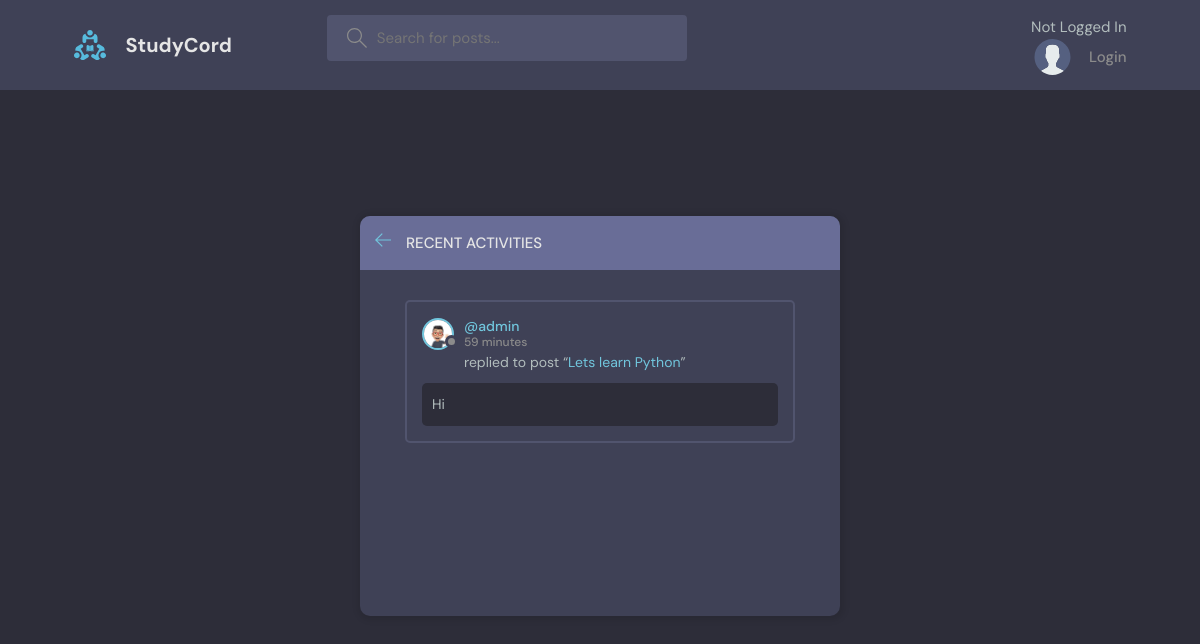
The page /activities/ on the database its author committed.
### core/models.py (models this page shows, shortened)
class Message(models.Model):
    user = models.ForeignKey(User, on_delete=models.CASCADE)
    room = models.ForeignKey(Room, on_delete=models.CASCADE)
    body = models.TextField()
    updated = models.DateTimeField(auto_now=True)
    created = models.DateTimeField(auto_now_add=True)
    class Meta:
        ordering = ['-updated', '-created']

class User(AbstractUser):
    avatar = models.ImageField(null=True, default="avatar.svg")
    email = models.EmailField(unique=True)
    bio = models.TextField(null=True)
    USERNAME_FIELD = 'email'
    REQUIRED_FIELDS = []

class Room(models.Model):
    host = models.ForeignKey(User, on_delete=models.SET_NULL, null=True)
    topic = models.ForeignKey(Topic, on_delete=models.SET_NULL, null=True)
    name = models.CharField(max_length=200)
    description = models.TextField(null=True, blank=True)
    participants=models.ManyToManyField(User, related_name="participants", blank=True)
    updated = models.DateTimeField(auto_now=True)
    created = models.DateTimeField(auto_now_add=True)
    class Meta:
        ordering = ['-updated', '-created']
    def __str__(self) -> str:
        return self.name

### core/views.py (the view)
# urls.py: path('activities/', views.activity_page, name='activities'),
def activity_page(request):
    room_messages = Message.objects.all()
    return render(request, 'core/activity.html', {'room_messages': room_messages})

### core/templates/core/activity.html (shortened to what this page needs)
{% extends 'base.html' %}
{% block content %}
    <main class="layout">
      <div class="container">
        <div class="layout__box">
          <div class="layout__boxHeader">
            <div class="layout__boxTitle">
              <a href="{% url 'core:home' %}">
                <svg version="1.1" xmlns="http://www.w3.org/2000/svg" width="32" height="32" viewBox="0 0 32 32">
                  <title>arrow-left</title>
                  <path
                    d="M13.723 2.286l-13.723 13.714 13.719 13.714 1.616-1.611-10.96-10.96h27.625v-2.286h-27.625l10.965-10.965-1.616-1.607z"
                  ></path>
                </svg>
              </a>
              <h3>Recent Activities</h3>
            </div>
          </div>
          <div class="activities-page layout__body">
            {% for message in room_messages %}
            <div class="activities__box">
              <div class="activities__boxHeader roomListRoom__header">
                <a href="profile.html" class="roomListRoom__author">
                  <div class="avatar avatar--small">
                    <img src="{{message.user.avatar.url}}" />
                  </div>
                  <p>
                    @{{ message.user.username}}
                    <span>{{ message.created | timesince }}</span>
                  </p>
                </a>
              </div>
              <div class="activities__boxContent">
                <p>replied to post “<a href="{% url 'core:room' message.room.id %}">{{ message.room }}</a>”</p>
                <div class="activities__boxRoomContent">
                  {{ message.body }}
                </div>
              </div>
            </div>
            {% endfor %}
          </div>
        </div>
      </div>
    </main>
{% endblock content %}

### static/styles/style.css (style rules this page uses)
:root { --color-main: #71c6dd; --color-main-light: #e1f6fb; --color-dark: #3f4156; --color-dark-medium: #51546e; --color-dark-light: #696d97; --color-light: #e5e5e5; --color-gray: #8b8b8b; --color-light-gray: #b2bdbd; --color-bg: #2d2d39; --color-success: #5dd693; --color-error: #fc4b0b; }
* { font-family: "DM Sans", -apple-system, BlinkMacSystemFont, "Segoe UI", Roboto, Oxygen, Ubuntu, Cantarell, "Open Sans", "Helvetica Neue", sans-serif; margin: 0; padding: 0; box-sizing: border-box; text-rendering: optimizeLegibility; font-size: inherit; }
html { font-size: 56.25%; }
@media only screen and (min-width: 1200px) { html { font-size: 62.5%; } }
body { line-height: 1.6; font-weight: 400; font-size: 1.5rem; color: var(--color-light-gray); background-color: var(--color-bg); min-height: 100vh; }
img { width: 100%; }
a { display: inline-block; color: var(--color-main); text-decoration: none; }
.container { max-width: 120rem; width: 90%; margin: auto; }
.avatar { position: relative; display: inline-block; border-radius: 50%; border: 2px solid var(--color-main); }
.avatar img { display: block; border-radius: 50%; object-fit: cover; object-position: center; }
.avatar::after { content: ""; display: block; position: absolute; background-color: var(--color-gray); z-index: 111; border-radius: 50%; border: 0.3rem solid var(--color-dark); }
.avatar.avatar--small img { width: 2.8rem; height: 2.8rem; }
.avatar.avatar--small:after { width: 0.7rem; height: 0.7rem; bottom: 0px; right: -6px; }
.layout { margin-top: 2.4rem; }
.layout > .container { display: flex; justify-content: space-between; align-items: flex-start; }
.layout__box { width: 90%; max-width: 48rem; min-height: 40rem; position: absolute; top: 50%; left: 50%; transform: translate(-50%, -46%); background-color: var(--color-dark); border-radius: 1rem; box-shadow: 1px 1px 6px 3px rgba(0, 0, 0, 0.1); overflow: hidden; }
.layout__boxHeader { display: flex; padding: 1.5rem; background-color: var(--color-dark-light); }
.layout__boxTitle { display: flex; gap: 1.5rem; align-items: center; }
.layout__boxTitle h3 { text-transform: uppercase; font-weight: 500; color: var(--color-light); }
.layout__boxTitle svg { width: 1.6rem; height: 1.6rem; fill: var(--color-main); }
.layout__body { margin: 3rem; }
.roomListRoom__header { display: flex; justify-content: space-between; align-items: center; }
.roomListRoom__author { font-weight: 500; display: flex; align-items: center; gap: 1rem; }
.activities__box { margin: 1.5rem; padding: 1.5rem; border: 2px solid var(--color-dark-medium); border-radius: 5px; }
.activities__boxHeader p { font-size: 1.4rem; line-height: 1.3; }
.activities__boxHeader p span { color: var(--color-gray); font-size: 1.2rem; display: block; }
.activities__boxContent { margin-left: 4.2rem; }
.activities__boxContent { font-size: 1.4rem; }
.activities__boxRoomContent { background: var(--color-bg); padding: 1rem; border-radius: 5px; margin-top: 1rem; margin-left: -4.2rem; }

### rows shown on the page
Message: user.avatar (picture), user.username "admin", created "59 minutes", room "Lets learn Python", body "Hi"
